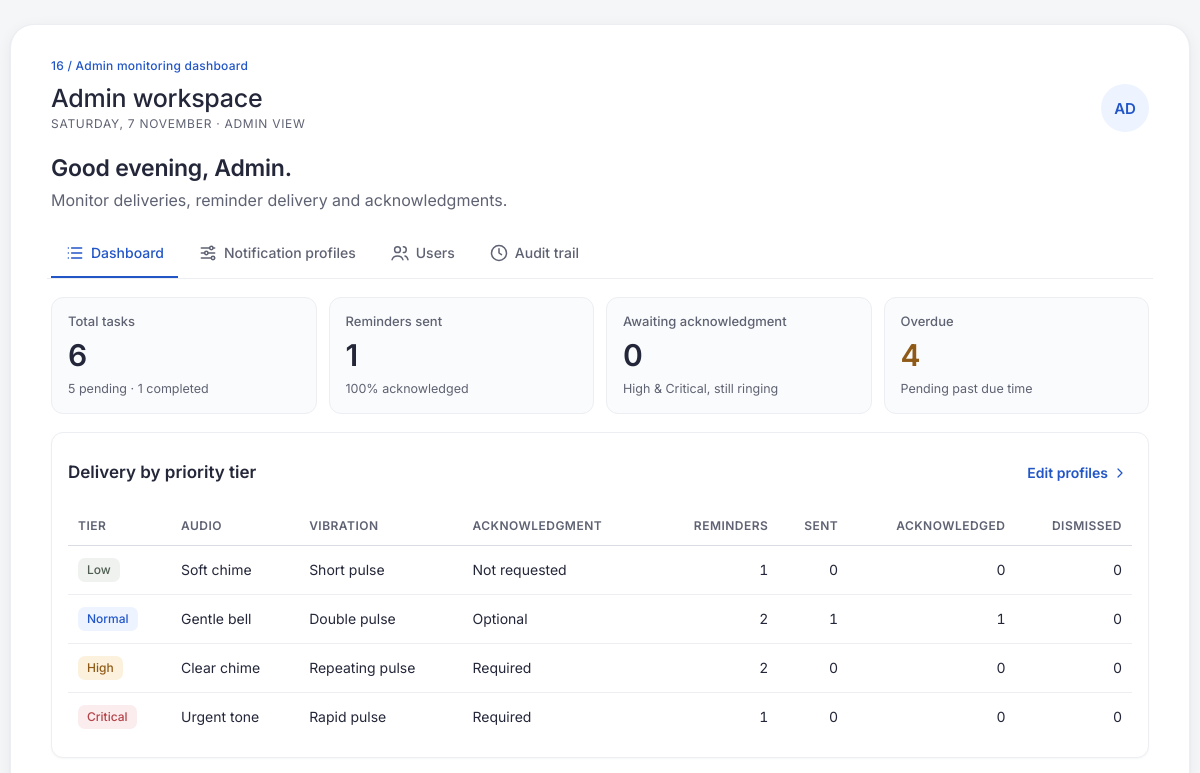
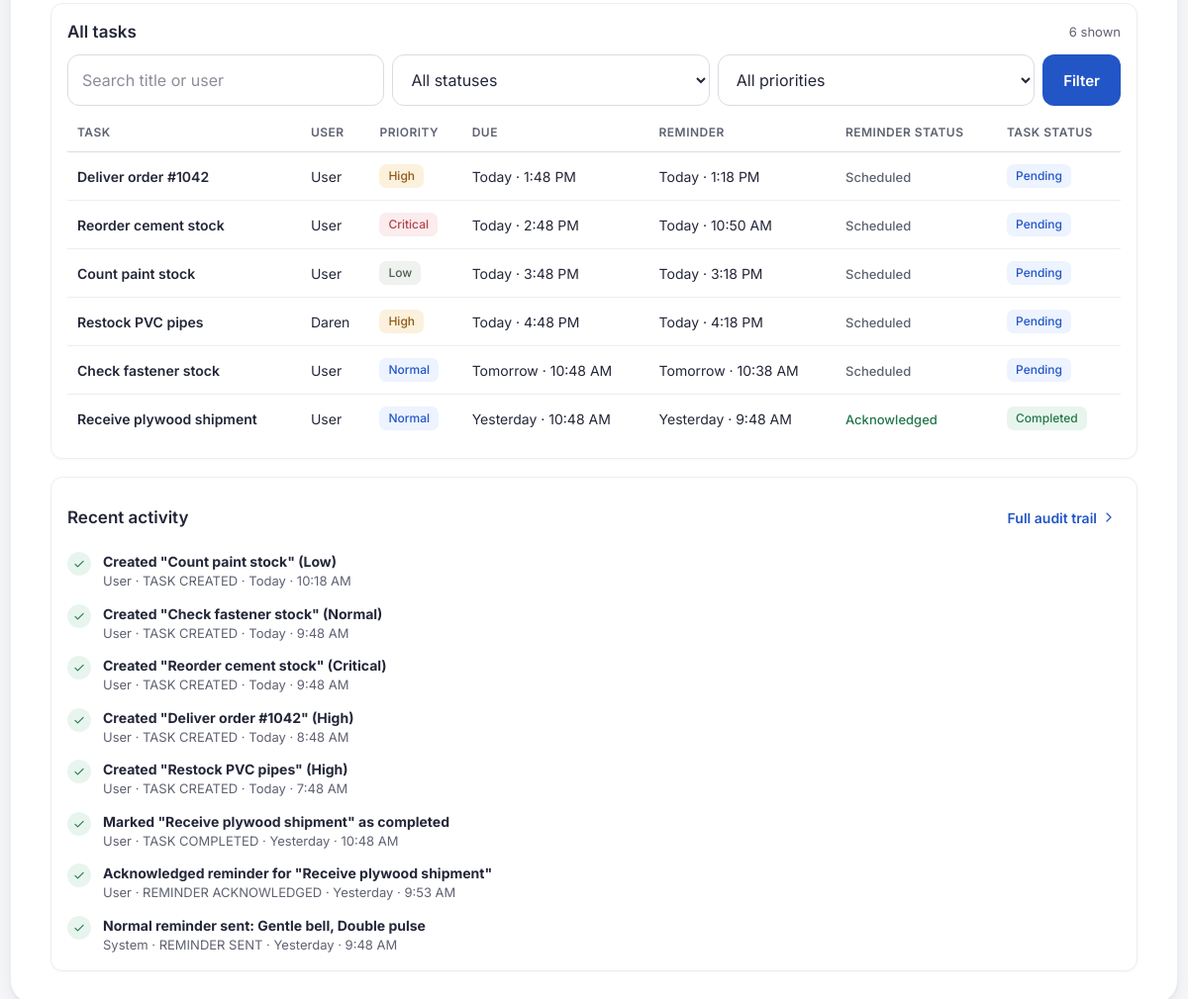
/admin/dashboard.php (signed in), run on the app's committed database (2 pictures, top to bottom).
### tables this page shows
CREATE TABLE task (
  task_id        INT          NOT NULL AUTO_INCREMENT,
  user_id        INT          NOT NULL,
  title          VARCHAR(100) NOT NULL,
  due_date       DATETIME     NOT NULL,
  priority_level ENUM('Low','Normal','High','Critical') NOT NULL,
  status         ENUM('Pending','Completed') NOT NULL DEFAULT 'Pending',
  completed_at   DATETIME     NULL,
  created_at     DATETIME     NOT NULL DEFAULT CURRENT_TIMESTAMP,
  updated_at     DATETIME     NOT NULL DEFAULT CURRENT_TIMESTAMP,
  PRIMARY KEY (task_id),
  KEY idx_task_user (user_id),
  CONSTRAINT fk_task_user FOREIGN KEY (user_id)
    REFERENCES standard_user (user_id) ON DELETE CASCADE
);

CREATE TABLE standard_user (
  user_id        INT          NOT NULL AUTO_INCREMENT,
  name           VARCHAR(100) NOT NULL,
  email          VARCHAR(100) NOT NULL,
  password_hash  VARCHAR(255) NOT NULL,
  created_at     DATETIME     NOT NULL DEFAULT CURRENT_TIMESTAMP,
  PRIMARY KEY (user_id),
  UNIQUE KEY uq_user_email (email)
);

CREATE TABLE reminder (
  reminder_id      INT        NOT NULL AUTO_INCREMENT,
  task_id          INT        NOT NULL,
  profile_id       INT        NOT NULL,
  scheduled_time   DATETIME   NOT NULL,
  is_sent          TINYINT(1) NOT NULL DEFAULT 0,
  sent_at          DATETIME   NULL,
  is_acknowledged  TINYINT(1) NOT NULL DEFAULT 0,
  acknowledged_at  DATETIME   NULL,
  is_dismissed     TINYINT(1) NOT NULL DEFAULT 0,
  dismissed_at     DATETIME   NULL,
   
  closed_by_completion TINYINT(1) NOT NULL DEFAULT 0,
  PRIMARY KEY (reminder_id),
  KEY idx_reminder_due (is_sent, scheduled_time),
  CONSTRAINT fk_reminder_task FOREIGN KEY (task_id)
    REFERENCES task (task_id) ON DELETE CASCADE,
  CONSTRAINT fk_reminder_profile FOREIGN KEY (profile_id)
    REFERENCES notification_profile (profile_id)
);

CREATE TABLE activity_log (
  log_id      INT          NOT NULL AUTO_INCREMENT,
  actor_role  ENUM('User','Admin','System') NOT NULL,
  actor_id    INT          NULL,
  task_id     INT          NULL,
  action      VARCHAR(40)  NOT NULL,
  details     VARCHAR(255) NOT NULL,
  created_at  DATETIME     NOT NULL DEFAULT CURRENT_TIMESTAMP,
  PRIMARY KEY (log_id),
  KEY idx_log_task (task_id),
  KEY idx_log_time (created_at)
);

### includes/db.php (called while the page is built, shortened)
<?php
function now_str(): string
{
    return date('Y-m-d H:i:s');
}

### admin/dashboard.php (the view, shortened to what this page needs)
<?php
require_once __DIR__ . '/../includes/layout.php';
$acc = require_role('Admin');
$pdo = db();
$now = now_str();
$one = function (string $sql, array $p = []) use ($pdo): int {
    $s = $pdo->prepare($sql);
    $s->execute($p);
    return (int) $s->fetchColumn();
};
$stats = [
    'tasks'     => $one('SELECT COUNT(*) FROM task'),
    'pending'   => $one("SELECT COUNT(*) FROM task WHERE status = 'Pending'"),
    'completed' => $one("SELECT COUNT(*) FROM task WHERE status = 'Completed'"),
    'sent'      => $one('SELECT COUNT(*) FROM reminder WHERE is_sent = 1'),
    'acked'     => $one('SELECT COUNT(*) FROM reminder WHERE is_acknowledged = 1'),
    'awaiting'  => $one("SELECT COUNT(*) FROM reminder r JOIN notification_profile p ON p.profile_id = r.profile_id
                         JOIN task t ON t.task_id = r.task_id
                         WHERE r.is_sent = 1 AND r.is_acknowledged = 0 AND r.is_dismissed = 0
                           AND p.acknowledgment_mode = 'REQUIRED' AND t.status = 'Pending'"),
    'overdue'   => $one("SELECT COUNT(*) FROM task WHERE status = 'Pending' AND due_date < ?", [$now]),
];
$ackRate = $stats['sent'] ? round(100 * $stats['acked'] / $stats['sent']) : 0;
$tiers = $pdo->query(
    "SELECT p.priority_tier, p.audio_tone, p.vibration_pattern, p.acknowledgment_mode,
            COUNT(r.reminder_id) AS total,
            SUM(CASE WHEN r.is_sent = 1 THEN 1 ELSE 0 END) AS sent,
            SUM(CASE WHEN r.is_acknowledged = 1 THEN 1 ELSE 0 END) AS acked,
            SUM(CASE WHEN r.is_dismissed = 1 THEN 1 ELSE 0 END) AS dismissed
       FROM notification_profile p LEFT JOIN reminder r ON r.profile_id = p.profile_id
      GROUP BY p.profile_id, p.priority_tier, p.audio_tone, p.vibration_pattern, p.acknowledgment_mode
      ORDER BY p.profile_id"
)->fetchAll();
$fStatus = in_array($_GET['status'] ?? '', ['Pending', 'Completed'], true) ? $_GET['status'] : '';
$fPri    = in_array($_GET['priority'] ?? '', PRIORITIES, true) ? $_GET['priority'] : '';
$q       = trim((string) ($_GET['q'] ?? ''));
$where = [];
$params = [];
$sql = 'SELECT t.*, u.name AS owner, r.reminder_id, r.scheduled_time, r.is_sent, r.sent_at, r.is_acknowledged,
               r.acknowledged_at, r.is_dismissed, p.acknowledgment_mode
          FROM task t JOIN standard_user u ON u.user_id = t.user_id
          LEFT JOIN reminder r ON r.task_id = t.task_id
          LEFT JOIN notification_profile p ON p.profile_id = r.profile_id'
     . ($where ? ' WHERE ' . implode(' AND ', $where) : '')
     . " ORDER BY CASE WHEN t.status = 'Pending' THEN 0 ELSE 1 END, t.due_date ASC LIMIT 100";
$st = $pdo->prepare($sql);
$st->execute($params);
$tasks = $st->fetchAll();
$log = $pdo->query('SELECT * FROM activity_log ORDER BY created_at DESC, log_id DESC LIMIT 8')->fetchAll();
page_start('Admin workspace', [
    'sub' => strtoupper(date('l, j F')) . ' · ADMIN VIEW', 'avatar' => true, 'wide' => true, 'screen' => '16 / Admin monitoring dashboard',
]);
?>
<section class="greet">
  <h2 class="h-greet"><?= h(greeting()) ?>, <?= h($acc['name']) ?>.</h2>
  <p class="muted">Monitor deliveries, reminder delivery and acknowledgments.</p>
</section>
<nav class="admin-nav" aria-label="Admin sections">
  <a class="tab is-active" href="<?= h(url('admin/dashboard.php')) ?>"><?= icon('list') ?> Dashboard</a>
  <a class="tab" href="<?= h(url('admin/profiles.php')) ?>"><?= icon('sliders') ?> Notification profiles</a>
  <a class="tab" href="<?= h(url('admin/users.php')) ?>"><?= icon('users') ?> Users</a>
  <a class="tab" href="<?= h(url('admin/audit.php')) ?>"><?= icon('clock') ?> Audit trail</a>
</nav>
<section class="stat-grid" aria-label="Key figures">
  <div class="stat"><span class="stat-label">Total tasks</span><span class="stat-num"><?= $stats['tasks'] ?></span><span class="stat-sub"><?= $stats['pending'] ?> pending · <?= $stats['completed'] ?> completed</span></div>
  <div class="stat"><span class="stat-label">Reminders sent</span><span class="stat-num"><?= $stats['sent'] ?></span><span class="stat-sub"><?= $ackRate ?>% acknowledged</span></div>
  <div class="stat<?= $stats['awaiting'] ? ' stat-alert' : '' ?>"><span class="stat-label">Awaiting acknowledgment</span><span class="stat-num"><?= $stats['awaiting'] ?></span><span class="stat-sub">High &amp; Critical, still ringing</span></div>
  <div class="stat<?= $stats['overdue'] ? ' stat-warn' : '' ?>"><span class="stat-label">Overdue</span><span class="stat-num"><?= $stats['overdue'] ?></span><span class="stat-sub">Pending past due time</span></div>
</section>
<section class="card">
  <div class="section-head"><h3 class="h-section">Delivery by priority tier</h3>
    <a class="btn-link" href="<?= h(url('admin/profiles.php')) ?>">Edit profiles <?= icon('chev', 16) ?></a></div>
  <div class="table-wrap">
  <table class="table">
    <thead><tr><th>Tier</th><th>Audio</th><th>Vibration</th><th>Acknowledgment</th><th class="num">Reminders</th><th class="num">Sent</th><th class="num">Acknowledged</th><th class="num">Dismissed</th></tr></thead>
    <tbody>
    <?php foreach ($tiers as $t): ?>
      <tr><td><?= priority_chip($t['priority_tier']) ?></td><td><?= h($t['audio_tone']) ?></td><td><?= h($t['vibration_pattern']) ?></td>
        <td><?= h(ack_label($t['acknowledgment_mode'])) ?></td><td class="num"><?= (int) $t['total'] ?></td><td class="num"><?= (int) $t['sent'] ?></td>
        <td class="num"><?= (int) $t['acked'] ?></td><td class="num"><?= (int) $t['dismissed'] ?></td></tr>
    <?php endforeach; ?>
    </tbody>
  </table>
  </div>
</section>
<section class="card">
  <div class="section-head"><h3 class="h-section">All tasks</h3><span class="muted small"><?= count($tasks) ?> shown</span></div>
  <form class="filters" method="get" role="search">
    <input class="input" id="q" type="search" name="q" value="<?= h($q) ?>" placeholder="Search title or user">
    <select class="input" id="fs" name="status"><option value="">All statuses</option>
      <?php foreach (['Pending', 'Completed'] as $s): ?><option <?= $fStatus === $s ? 'selected' : '' ?>><?= $s ?></option><?php endforeach; ?></select>
    <select class="input" id="fp" name="priority"><option value="">All priorities</option>
      <?php foreach (PRIORITIES as $p): ?><option <?= $fPri === $p ? 'selected' : '' ?>><?= $p ?></option><?php endforeach; ?></select>
    <button class="btn btn-primary" type="submit">Filter</button>
  </form>
  <div class="table-wrap">
  <table class="table">
    <thead><tr><th>Task</th><th>User</th><th>Priority</th><th>Due</th><th>Reminder</th><th>Reminder status</th><th>Task status</th></tr></thead>
    <tbody>
    <?php foreach ($tasks as $t): $rs = reminder_status($t); ?>
      <tr>
        <td class="strong"><?= h($t['title']) ?></td>
        <td><?= h($t['owner']) ?></td>
        <td><?= priority_chip($t['priority_level']) ?></td>
        <td><?= h(fmt_relative_day($t['due_date'])) ?></td>
        <td><?= h(fmt_relative_day($t['scheduled_time'])) ?></td>
        <td><span class="rs rs-<?= h(strtolower(strtok($rs, ' '))) ?>"><?= h($rs) ?></span></td>
        <td><span class="chip <?= $t['status'] === 'Completed' ? 'chip-done' : 'chip-pending' ?>"><?= h($t['status']) ?></span></td>
      </tr>
    <?php endforeach; ?>
    </tbody>
  </table>
  </div>
</section>
<section class="card">
  <div class="section-head"><h3 class="h-section">Recent activity</h3>
    <a class="btn-link" href="<?= h(url('admin/audit.php')) ?>">Full audit trail <?= icon('chev', 16) ?></a></div>
  <ol class="timeline">
    <?php foreach ($log as $a): ?>
      <li class="done"><span class="tl-dot"><?= icon('check', 14) ?></span>
        <div><b><?= h($a['details']) ?></b><span class="muted small"><?= h($a['actor_role']) ?> · <?= h(str_replace('_', ' ', $a['action'])) ?> · <?= h(fmt_relative_day($a['created_at'])) ?></span></div></li>
    <?php endforeach; ?>
  </ol>
</section>
<?php page_end(); ?>

### includes/layout.php (shortened to what this page needs)
<?php
require_once __DIR__ . '/functions.php';
function page_start(string $title, array $o = []): void
{
    $acc    = current_account();
    $wide   = !empty($o['wide']);
    $poll   = !empty($o['poll']) && $acc && $acc['role'] === 'User';
    ?>
<!doctype html>
<html lang="en">
<head>
<link rel="stylesheet" href="<?= h(url('assets/css/app.css')) ?>?v=3">
</head>
<body class="<?= h($o['body'] ?? '') ?>"
      data-base="<?= h(BASE_URL) ?>"
      data-csrf="<?= h(csrf_token()) ?>"
      data-poll="<?= $poll ? '1' : '0' ?>"
      data-poll-ms="<?= (int) POLL_INTERVAL_MS ?>">
<main id="main" class="shell<?= $wide ? ' shell-wide' : '' ?>">
  <div class="screen">
    <?php if (!empty($o['screen'])): ?><div class="screen-tag"><?= h($o['screen']) ?></div><?php endif; ?>
    <header class="page-head">
      <div class="page-head-text">
        <h1 class="h-page"><?= h($title) ?></h1>
        <?php if (!empty($o['sub'])): ?><p class="overline"><?= h($o['sub']) ?></p><?php endif; ?>
      </div>
      <?php if (!empty($o['avatar']) && $acc): ?>
        <button type="button" class="avatar" data-open="profile-sheet" aria-label="Open profile and sign out" aria-haspopup="dialog"><?= h(initials($acc['name'])) ?></button>
      <?php endif; ?>
    </header>
    <?php
}
function page_end(): void
{
    ?>
  </div>
</main>
</body>
</html>
    <?php
}
    ?>

### includes/functions.php (shortened to what this page needs)
<?php
require_once __DIR__ . '/db.php';
function h($v): string
{
    return htmlspecialchars((string) $v, ENT_QUOTES, 'UTF-8');
}
function url(string $path = ''): string
{
    return BASE_URL . '/' . ltrim($path, '/');
}
function current_account(): ?array
{
    return $_SESSION['account'] ?? null;
}
function csrf_token(): string
{
    return $_SESSION['csrf'];
}
function priority_class(string $p): string
{
    return 'p-' . strtolower($p);
}
function priority_chip(string $p): string
{
    return '<span class="chip ' . priority_class($p) . '">' . h($p) . '</span>';
}
function ack_label(string $mode): string
{
    return [
        'NOT_REQUESTED' => 'Not requested',
        'OPTIONAL'      => 'Optional',
        'REQUIRED'      => 'Required',
    ][$mode] ?? $mode;
}
function reminder_status(array $t): string
{
    if ($t['is_acknowledged']) {
        return 'Acknowledged';
    }
    return 'Scheduled';
}
function fmt_time(?string $dt): string
{
    return $dt ? date('g:i A', strtotime($dt)) : '—';
}
function fmt_relative_day(?string $dt): string
{
    $d = date('Y-m-d', strtotime($dt));
    if ($d === date('Y-m-d')) {
        return 'Today · ' . fmt_time($dt);
    }
    if ($d === date('Y-m-d', strtotime('+1 day'))) {
        return 'Tomorrow · ' . fmt_time($dt);
    }
    if ($d === date('Y-m-d', strtotime('-1 day'))) {
        return 'Yesterday · ' . fmt_time($dt);
    }
    return date('j M · g:i A', strtotime($dt));
}
function greeting(): string
{
    $hr = (int) date('G');
    return $hr < 12 ? 'Good morning' : ($hr < 18 ? 'Good afternoon' : 'Good evening');
}
function initials(string $name): string
{
    $parts = preg_split('/\s+/', trim($name));
    $i = strtoupper(mb_substr($parts[0] ?? 'U', 0, 1));
    if (count($parts) > 1) {
        $i .= strtoupper(mb_substr(end($parts), 0, 1));
    } else {
        $i .= strtoupper(mb_substr($parts[0] ?? 'D', 1, 1));
    }
    return $i;
}
function icon(string $name, int $size = 20): string
{
    $p = [
        'back'     => '<path d="M15 18l-6-6 6-6"/>',
        'chev'     => '<path d="M9 6l6 6-6 6"/>',
        'plus'     => '<path d="M12 5v14M5 12h14"/>',
        'arrow'    => '<path d="M5 12h14M13 6l6 6-6 6"/>',
        'check'    => '<path d="M5 12.5l4.5 4.5L19 7.5"/>',
        'bell'     => '<path d="M6 16V11a6 6 0 1112 0v5l1.5 2h-15L6 16z"/><path d="M10 20a2 2 0 004 0"/>',
        'cal'      => '<rect x="4" y="5" width="16" height="15" rx="2"/><path d="M4 10h16M9 3v4M15 3v4"/>',
        'audio'    => '<path d="M4 10v4h4l5 4V6L8 10H4z"/><path d="M16 9a4 4 0 010 6"/>',
        'vibrate'  => '<rect x="8" y="4" width="8" height="16" rx="2"/><path d="M4 9v6M20 9v6"/>',
        'shield'   => '<path d="M12 3l7 3v6c0 4.5-3 7.5-7 9-4-1.5-7-4.5-7-9V6l7-3z"/><path d="M9 12l2 2 4-4"/>',
        'info'     => '<circle cx="12" cy="12" r="9"/><path d="M12 11v5M12 8h.01"/>',
        'alert'    => '<circle cx="12" cy="12" r="9"/><path d="M12 7v6M12 16h.01"/>',
        'lock'     => '<rect x="5" y="11" width="14" height="9" rx="2"/><path d="M8 11V8a4 4 0 118 0v3"/>',
        'mail'     => '<rect x="3" y="5" width="18" height="14" rx="2"/><path d="M3 7l9 6 9-6"/>',
        'eye'      => '<path d="M2 12s3.5-7 10-7 10 7 10 7-3.5 7-10 7S2 12 2 12z"/><circle cx="12" cy="12" r="3"/>',
        'edit'     => '<path d="M4 20h4L19 9l-4-4L4 16v4z"/>',
        'trash'    => '<path d="M4 7h16M9 7V4h6v3M6 7l1 13h10l1-13"/>',
        'logout'   => '<path d="M15 4h4v16h-4M10 8l-4 4 4 4M6 12h10"/>',
        'user'     => '<circle cx="12" cy="8" r="4"/><path d="M4 20c1.5-4 5-5 8-5s6.5 1 8 5"/>',
        'sliders'  => '<path d="M4 6h10M18 6h2M4 12h4M12 12h8M4 18h12M20 18h0"/><circle cx="16" cy="6" r="2"/><circle cx="10" cy="12" r="2"/><circle cx="18" cy="18" r="2"/>',
        'play'     => '<path d="M8 5l11 7-11 7V5z"/>',
        'undo'     => '<path d="M9 14L4 9l5-5"/><path d="M4 9h11a5 5 0 010 10h-3"/>',
        'clock'    => '<circle cx="12" cy="12" r="9"/><path d="M12 7v5l3 2"/>',
        'list'     => '<path d="M8 6h12M8 12h12M8 18h12M4 6h.01M4 12h.01M4 18h.01"/>',
        'users'    => '<circle cx="9" cy="8" r="3.5"/><path d="M2.5 20c1-3.5 4-4.5 6.5-4.5s5.5 1 6.5 4.5"/><path d="M16 4.5a3.5 3.5 0 010 7M18 15.5c2 .5 3 2 3.5 4.5"/>',
        'x'        => '<path d="M6 6l12 12M18 6L6 18"/>',
        'send'     => '<path d="M4 12l16-8-6 16-2-6-8-2z"/>',
    ][$name] ?? '';
    return '<svg class="ic" width="' . $size . '" height="' . $size . '" viewBox="0 0 24 24" fill="none" stroke="currentColor" stroke-width="1.8" stroke-linecap="round" stroke-linejoin="round" aria-hidden="true">' . $p . '</svg>';
}

### data on the page
task: title "Deliver order #1042", user.name "User", priority_level "High", due_date "Today · 1:48 PM", reminder.scheduled_time "Today · 1:18 PM", rs "Scheduled", status "Pending"
task: title "Reorder cement stock", user.name "User", priority_level "Critical", due_date "Today · 2:48 PM", reminder.scheduled_time "Today · 10:50 AM", rs "Scheduled", status "Pending"
task: title "Count paint stock", user.name "User", priority_level "Low", due_date "Today · 3:48 PM", reminder.scheduled_time "Today · 3:18 PM", rs "Scheduled", status "Pending"
task: title "Restock PVC pipes", user.name "Daren", priority_level "High", due_date "Today · 4:48 PM", reminder.scheduled_time "Today · 4:18 PM", rs "Scheduled", status "Pending"
task: title "Check fastener stock", user.name "User", priority_level "Normal", due_date "Tomorrow · 10:48 AM", reminder.scheduled_time "Tomorrow · 10:38 AM", rs "Scheduled", status "Pending"
task: title "Receive plywood shipment", user.name "User", priority_level "Normal", due_date "Yesterday · 10:48 AM", reminder.scheduled_time "Yesterday · 9:48 AM", reminder.is_acknowledged "Acknowledged", status "Completed"
activity_log: details "Created \"Count paint stock\" (Low)", actor_role "User", action "TASK CREATED", created_at "Today · 10:18 AM"
activity_log: details "Created \"Check fastener stock\" (Normal)", actor_role "User", action "TASK CREATED", created_at "Today · 9:48 AM"
activity_log: details "Created \"Reorder cement stock\" (Critical)", actor_role "User", action "TASK CREATED", created_at "Today · 9:48 AM"
activity_log: details "Created \"Deliver order #1042\" (High)", actor_role "User", action "TASK CREATED", created_at "Today · 8:48 AM"
activity_log: details "Created \"Restock PVC pipes\" (High)", actor_role "User", action "TASK CREATED", created_at "Today · 7:48 AM"
activity_log: details "Marked \"Receive plywood shipment\" as completed", actor_role "User", action "TASK COMPLETED", created_at "Yesterday · 10:48 AM"
activity_log: details "Acknowledged reminder for \"Receive plywood shipment\"", actor_role "User", action "REMINDER ACKNOWLEDGED", created_at "Yesterday · 9:53 AM"
activity_log: details "Normal reminder sent: Gentle bell, Double pulse", actor_role "System", action "REMINDER SENT", created_at "Yesterday · 9:48 AM"

### other printed values
$o['screen'] "16 / Admin monitoring dashboard"
$title "Admin workspace"
$o['sub'] "SATURDAY, 7 NOVEMBER · ADMIN VIEW"
initials($acc['name']) "AD"
greeting() "Good evening"
$acc['name'] "Admin"
$stats['tasks'] "6"
$stats['pending'] "5"
$stats['completed'] "1"
$stats['sent'] "1"
$ackRate "100"
$stats['awaiting'] "0"
$stats['overdue'] "4"
$p "Low"
$t['audio_tone'] "Soft chime"
